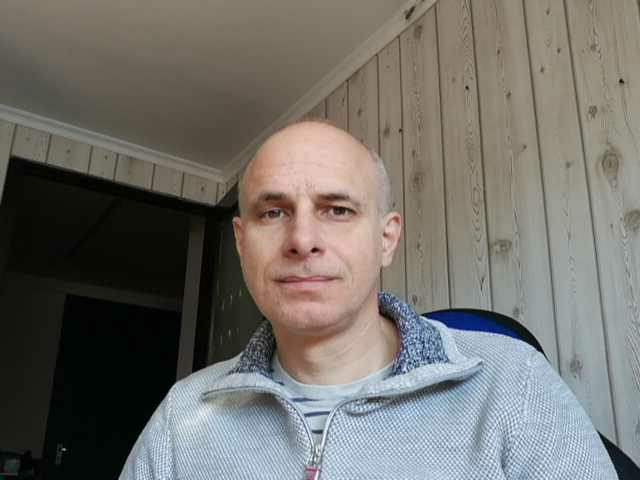
#> input picture Practice/webcam_selfie.jpg, 640 x 480 px
$ python 08_photo_size_matcher.py
#> lines starting #> are read from the running program, lines starting #| are printed output that depends on the picture; long printed decimals are rounded
import cv2

file_im_in_name = 'webcam_selfie.jpg'
file_im_bg_name = 'street_dark'
file_im_bg_ext = '.jpg'
file_im_bg_save = file_im_bg_name + '_rs_cut.jpg'

im_in = cv2.imread(file_im_in_name, cv2.IMREAD_COLOR)
#> im_in is the input picture: shape (480, 640, 3); mean B, G, R 106.5, 112.1, 114.4
im_bg = cv2.imread(file_im_bg_name + file_im_bg_ext, cv2.IMREAD_COLOR)
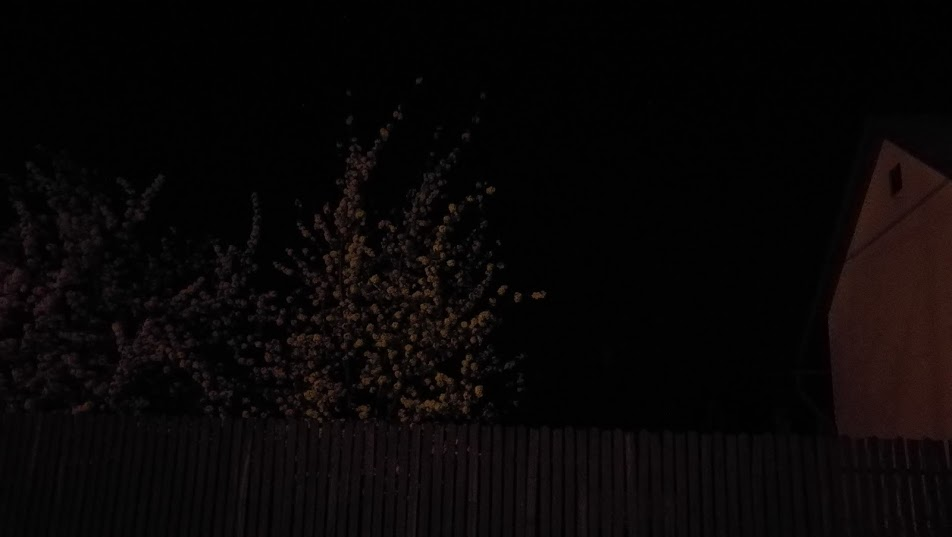
#> input picture Practice/street_dark.jpg, 952 x 537 px
#> im_bg is the input picture: shape (537, 952, 3); mean B, G, R 6.2, 6.2, 9

in_h, in_w = im_in.shape[:2]
#> in_h = 480; in_w = 640
assert in_w > 0 and in_h > 0

bg_h, bg_w = im_bg.shape[:2]
#> bg_h = 537; bg_w = 952
assert bg_w > 0 and bg_h > 0

ratio_w = in_w / bg_w
#> ratio_w = 0.672
ratio_h = in_h / bg_h
#> ratio_h = 0.894

print(ratio_w, ratio_h)
#| 0.6723 0.8939
ratio = max(ratio_w, ratio_h)
#> ratio = 0.894

im_lanczos4 = cv2.resize(im_bg, None, fx=ratio, fy=ratio, interpolation=cv2.INTER_LANCZOS4)
im_lanczos4_cut = im_lanczos4[0:in_h, 0:in_w]
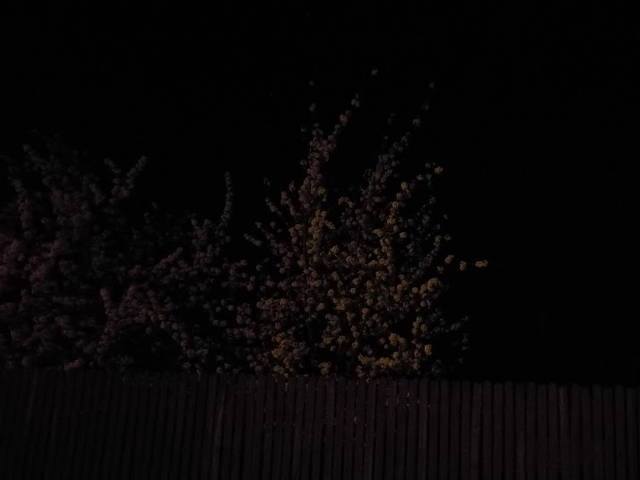
#> im_lanczos4_cut: shape (480, 640, 3); mean B, G, R 5.8, 5.7, 7.4
print(im_lanczos4_cut.shape)
#| (480, 640, 3)

cv2.imshow('Original', im_in)
cv2.imshow('Resampled Lanczos', im_lanczos4)
cv2.imshow('Resampled Lanczos cut', im_lanczos4_cut)
cv2.imwrite(file_im_bg_save, im_lanczos4_cut)

cv2.waitKey(0)
cv2.destroyAllWindows()
